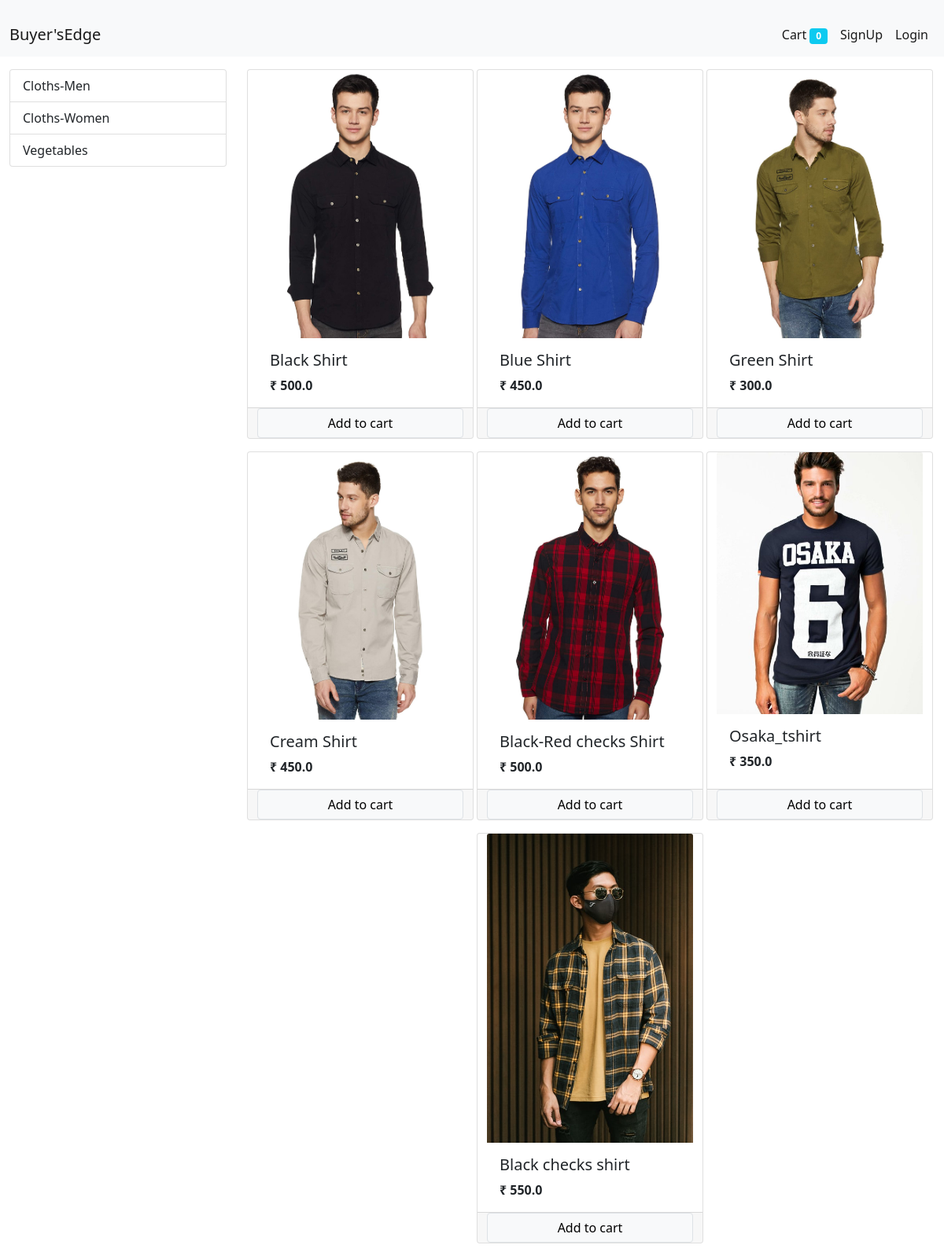
/?category=1, run on the app's committed database.
### store/models/category.py (models this page shows, shortened)
class Category(models.Model):
    name = models.CharField(max_length=20)
    @staticmethod
    def get_all_categories():
        return Category.objects.all()

### store/models/product.py (models this page shows, shortened)
class Product(models.Model):
    name = models.CharField(max_length=50)
    price = models.FloatField(default=0)
    category = models.ForeignKey(Category, on_delete=models.CASCADE, default=1)
    description = models.CharField(max_length=100, default='', blank=True, null=True)
    image = models.ImageField(upload_to='uploads/products/')
    @staticmethod
    def get_all_products():
        return Product.objects.all()
    @staticmethod
    def get_all_products_by_categoryid(category_id):
        if category_id:
            return Product.objects.filter(category=category_id)
        else:
            return Product.get_all_products()

### store/views/home.py (the view, shortened to what this page needs)
# urls.py: path('', home.Index.as_view(), name='homepage'),
class Index(View):
    def get(self, request):
        cart = request.session.get('cart')
        if not cart:
            request.session['cart'] = {}
        products = Product.get_all_products()
        categories = Category.get_all_categories()
        categoryID = request.GET.get('category')
        if categoryID:
            products = Product.get_all_products_by_categoryid(categoryID)
        else:
            products = Product.get_all_products()
        content = {'products': products,
                   'categories': categories}
        return render(request, 'index.html', content)

### store/templatetags/cart.py (called while the page is built)
@register.filter(name='is_in_cart')
def is_in_cart(product, cart):
    keys = cart.keys()
    for id in keys:
        if int(id) == product.id:
            return True
    return False

### store/templatetags/my_filter.py (called while the page is built)
@register.filter(name='currency')
def currency(number):
    return "₹ "+str(number)

### store/templates/index.html (shortened to what this page needs)
{% extends 'base.html' %}
{% block content %}
{% load cart %}
{% load my_filter %}
<div class="container-fluid mt-3">
  <div class="row">
    <div class="col-lg-3">
      <div class="list-group">
        {% for category in categories %}
        <a href="/?category={{category.id}}" class="list-group-item list-group-item-action">
          {{category.name}}
        </a>
        {% endfor %}
      </div>
    </div>
    <div id="products" class="col-lg-9">
      <div class="row mx-auto">
        {% for product in products %}
        <div class="card mx-auto mb-3" id={{product.id}} style="width: 18rem;">
          <img src="{{product.image.url}}" class="card-img-top" alt="...">
          <div class="card-body">
            <h5 class="card-title">{{product.name}}</h5>
            <p class="card-text"><b>{{product.price|currency}}</b></p>
          </div>
          <div class="card-footer p-0 row no-gutters">
            {% if product|is_in_cart:request.session.cart %}
            <div class="row no-gutters">
              <form class="col-2 " action="/#{{product.id}}" method="post">
                {% csrf_token %}
                <input hidden type="text" name="product" value="{{product.id}}">
                <input hidden type="text" name="remove" value="True">
                <input type="submit" name="" value=" - " class="btn btn-block btn-secondary">
              </form>
              <div class="text-center col">
                {{product|cart_count:request.session.cart}}in cart
              </div>
              <form class="col-2 " action="/#{{product.id}}" method="post">
                {% csrf_token %}
                <input hidden type="text" name="product" value="{{product.id}}">
                <input type="submit" name="" value=" + " class="btn btn-block btn-secondary">
              </form>
            </div>
            {% else %}
            <form class="btn-block" action="/#{{product.id}}" method="post">
              <input type="submit" name="" class="float-right btn btn-light border form-control" value="Add to cart">
            </form>
            {% endif %}
          </div>
        </div>
        {% endfor %}
      </div>
    </div>
  </div>
</div>
{% endblock %}

### data on the page
Category: name "Cloths-Men"
Category: name "Cloths-Women"
Category: name "Vegetables"
Product: {{ product.id }} 1 (drawn), image (picture), name "Black Shirt", price "₹ 500.0"
Product: image (picture), name "Blue Shirt", price "₹ 450.0"
Product: image (picture), name "Green Shirt", price "₹ 300.0"
Product: image (picture), name "Cream Shirt", price "₹ 450.0"
Product: image (picture), name "Black-Red checks Shirt", price "₹ 500.0"
Product: image (picture), name "Osaka_tshirt", price "₹ 350.0"
Product: image (picture), name "Black checks shirt", price "₹ 550.0"

### other printed values
{{ request.session.cart.keys|length }} "0"
